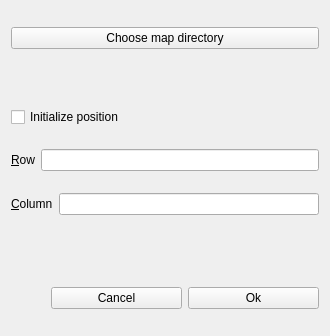
<?xml version="1.0" encoding="UTF-8"?>
<ui version="4.0">
 <class>initialmap_stackmap</class>
 <widget class="QWidget" name="initialmap_stackmap">
  <property name="geometry">
   <rect>
    <x>0</x>
    <y>0</y>
    <width>330</width>
    <height>336</height>
   </rect>
  </property>
  <property name="windowTitle">
   <string>Form</string>
  </property>
  <layout class="QVBoxLayout" name="verticalLayout">
   <item>
    <widget class="QPushButton" name="directoryButton">
     <property name="text">
      <string>Choose map directory</string>
     </property>
    </widget>
   </item>
   <item>
    <widget class="QLabel" name="directoryLabel">
     <property name="sizePolicy">
      <sizepolicy hsizetype="Preferred" vsizetype="Fixed">
       <horstretch>0</horstretch>
       <verstretch>0</verstretch>
      </sizepolicy>
     </property>
     <property name="text">
      <string/>
     </property>
    </widget>
   </item>
   <item>
    <widget class="QCheckBox" name="poscheckBox">
     <property name="text">
      <string>Initialize position</string>
     </property>
    </widget>
   </item>
   <item>
    <layout class="QHBoxLayout" name="horizontalLayout_3">
     <item>
      <widget class="QLabel" name="rowlabel">
       <property name="text">
        <string>&amp;Row</string>
       </property>
       <property name="buddy">
        <cstring>rowEdit</cstring>
       </property>
      </widget>
     </item>
     <item>
      <widget class="QLineEdit" name="rowEdit"/>
     </item>
    </layout>
   </item>
   <item>
    <layout class="QHBoxLayout" name="horizontalLayout_2">
     <item>
      <widget class="QLabel" name="columnLabel">
       <property name="text">
        <string>&amp;Column</string>
       </property>
       <property name="buddy">
        <cstring>columnEdit</cstring>
       </property>
      </widget>
     </item>
     <item>
      <widget class="QLineEdit" name="columnEdit"/>
     </item>
    </layout>
   </item>
   <item>
    <spacer name="verticalSpacer">
     <property name="orientation">
      <enum>Qt::Vertical</enum>
     </property>
     <property name="sizeType">
      <enum>QSizePolicy::Fixed</enum>
     </property>
     <property name="sizeHint" stdset="0">
      <size>
       <width>20</width>
       <height>50</height>
      </size>
     </property>
    </spacer>
   </item>
   <item>
    <layout class="QHBoxLayout" name="horizontalLayout">
     <item>
      <spacer name="horizontalSpacer">
       <property name="orientation">
        <enum>Qt::Horizontal</enum>
       </property>
       <property name="sizeType">
        <enum>QSizePolicy::Preferred</enum>
       </property>
       <property name="sizeHint" stdset="0">
        <size>
         <width>40</width>
         <height>20</height>
        </size>
       </property>
      </spacer>
     </item>
     <item>
      <widget class="QPushButton" name="cancelButton">
       <property name="text">
        <string>Cancel</string>
       </property>
      </widget>
     </item>
     <item>
      <widget class="QPushButton" name="okButton">
       <property name="text">
        <string>Ok</string>
       </property>
      </widget>
     </item>
    </layout>
   </item>
  </layout>
 </widget>
 <resources/>
 <connections/>
</ui>
